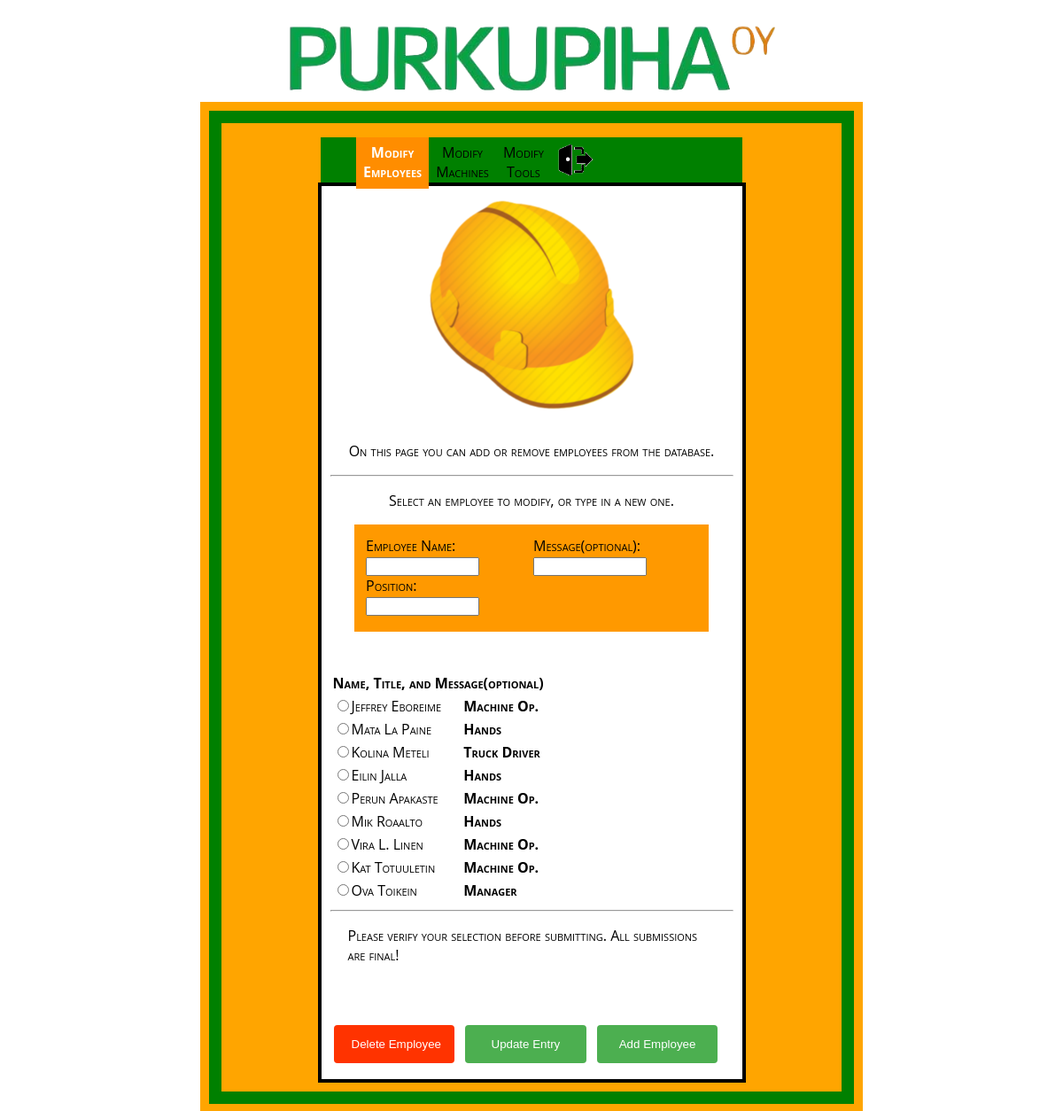
Screenshot of /combined_employee.php (signed in) with the database file from the repository.
### tables this page shows
CREATE TABLE employees (
	id int AUTO_INCREMENT PRIMARY KEY,
	empname varchar(40) NOT NULL,
	position varchar(35),
	message varchar(35)
);

### combined_employee.php (the view, shortened to what this page needs)
<!DOCTYPE html>
<html lang="en">
	<head>
		<link rel="stylesheet" type="text/css" href="newstyle.css">
	</head>
	<body>
	</body>
	<div class="logo">
<a href="index.php"><img class="purkupihaoy" src="images/ppoy.png"></a>
	</div>
<div class="mainbox">
	<div class="nav">
		<ul>
			<li><a class="active" href="combined_employee.php">Modify<br>Employees</a></li>
		  <li><a href="combined_machine.php">Modify<br>Machines</a></li>
		  <li><a href="combined_tools.php">Modify<br>Tools</a></li>
			<li><a href="logout.php"><img class="logout" src="images/logout.png" width="40"></a></li>
		</ul>
	</div>
<div class="form">
 <form action = "<?php echo htmlentities($_SERVER['PHP_SELF']); ?>" method = "post">
	  <div class="machine">
	<img src="images/helmet2.png" class="machine"><br>
	  </div><br>
<p align="center">On this page you can add or remove employees from the database.</p>
	<hr>
<?php
require_once "connect.php";
echo '<div align="center">';
echo '<p align="center">Select an employee to modify, or type in a new one.</p>';
echo '<table border=0 style="background:#ff9900;padding:10px 10px 15px 10px"><tr>';
echo '<td valign="top">';
echo '<label>Employee Name:</label><br>';
echo '<input type="text" value="" name="newshort" id="newshort" /><br>';
echo '<label>Position:</label><br>';
echo '<input type="text" value="" name="newmake" id="newmake" /><br>';
echo '</td>';
echo '<td valign="top">';
echo '<label>Message(optional):</label><br>';
echo '<input type="text" value="" name="message" id="message" maxlength="35"/>';
echo '</td></tr></table>';
echo '</div>';
echo '<br><br>';
				$query = "SELECT * FROM employees";
				$result = mysqli_query($dbc, $query);
				echo '<table border=0><th colspan="2">Name, Title, and Message(optional)</th>';
				while ($row = mysqli_fetch_array($result))	{
					echo '<tr><td><input type="radio" value="' .$row['id'] . '" name="serviced[]" />';
					echo $row['empname'];
					echo '</td><td><strong>&nbsp;&nbsp;';
					echo ' &nbsp;' . $row['position'];
					echo '</strong>';
					echo '</td><td>';
					echo '</td></tr>';
				}
echo '</table>';
echo '<hr>';
echo '<p>Please verify your selection before submitting. All submissions are final!</p><br><br>';
	?>
<input type="submit" name="submit" value="Delete Employee" style="background:#ff3300;">
<input type="submit" name="updatetable" value="Update Entry">
<input type="submit" name="addnewmachine" value="Add Employee">
</form>
</div>
</div>
</html>

### newstyle.css (style rules this page uses)
body { color: black; background-color: white; font-size: 100%; 2.5em; font-variant: small-caps; font-weight: 400; font-family: Open Sans,sans-serif; }
p { margin-left: 20px; margin-right: 20px; }
img.purkupihaoy { padding-bottom: 10px; margin-left: auto; margin-right: auto; max-width: 80%; height: auto; display: block; padding: 15px; }
img.machine { display: block; margin-left: auto; margin-right: auto; height: auto; }
div.logo { margin: auto; max-width: 700px; min-width: 468px; height: auto; }
div.mainbox { border: solid green 14px; outline: solid orange 10px; max-width: 700px; min-width: 590px; height: 80%; background-color: orange; margin: auto; }
div.nav { margin: auto; max-width: 68%; min-width: 438px; min-height: 70px; max-height: 20%; position: bottom; background-color: black; }
div.form { margin: auto; margin-top: -19px; margin-bottom: 10px; border: solid black 4px; max-width: 65%; min-width: 428px; position: top; background-color: white; padding: 10px; }
div.machine { margin: auto; max-width: 80%; height: 240px; border: 0px; background: no-repeat center; }
input { color: lightgray; }
input[type=text] { width: 65%; }
input[type=submit] { width: 30%; background-color: #4CAF50; color: white; padding: 14px 20px; margin: 8px 4px; border: none; border-radius: 4px; cursor: pointer; }
ul { list-style-type: none; overflow: hidden; background-color: green; position: bottom; }
li { float: left; }
li a { display: block; color: black; text-align: center; padding: 6px 8px 8px 8px; text-decoration: none; }
.active { background-color: #ff8d00; color: white; font-weight: bold; }

### rows the page displays
employees: empname "Jeffrey Eboreime", position "Machine Op."
employees: empname "Mata La Paine", position "Hands"
employees: empname "Kolina Meteli", position "Truck Driver"
employees: empname "Eilin Jalla", position "Hands"
employees: empname "Perun Apakaste", position "Machine Op."
employees: empname "Mik Roaalto", position "Hands"
employees: empname "Vira L. Linen", position "Machine Op."
employees: empname "Kat Totuuletin", position "Machine Op."
employees: empname "Ova Toikein", position "Manager"
